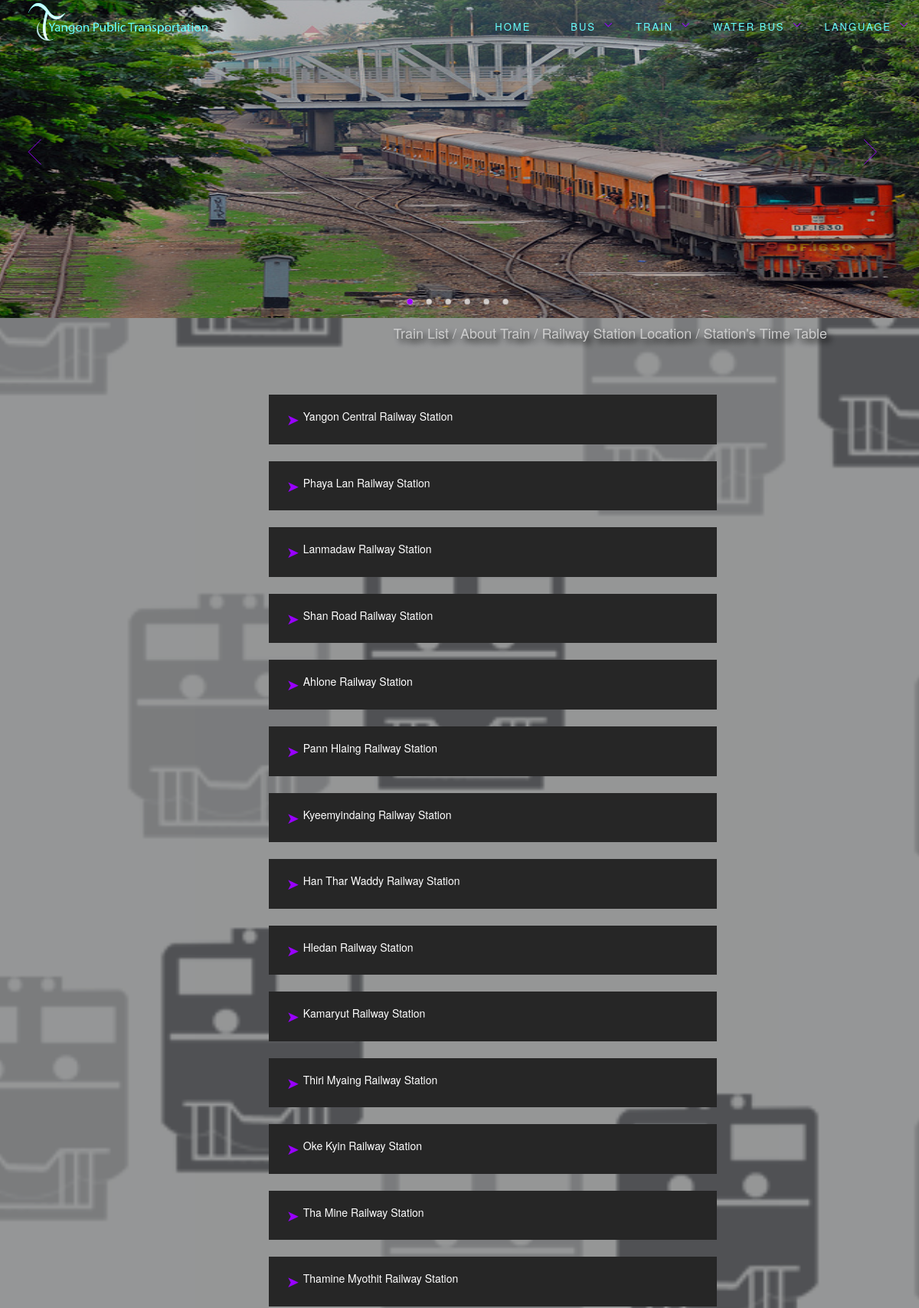
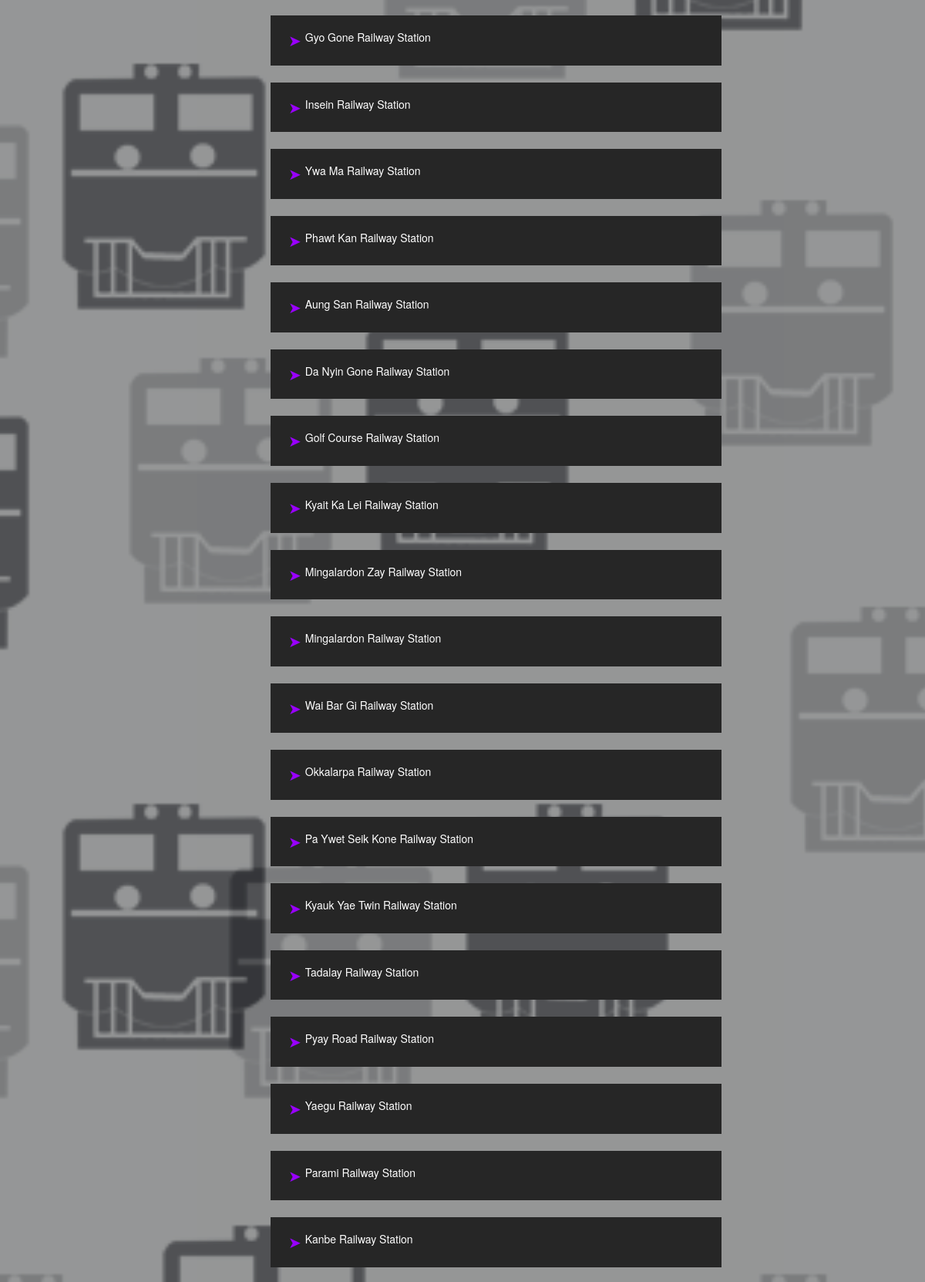
Screenshot of /pages/railwaystationlocation.php (upper part) with the database file from the repository (2 pictures, top to bottom).
### tables this page shows
CREATE TABLE `trainlocation` (
  `stationlocation_id` int(11) NOT NULL,
  `stationlocation_name` varchar(100) NOT NULL,
  `stationlocationname_myanmar` varchar(200) NOT NULL,
  `stationlocation_map` varchar(1000) NOT NULL,
  `station_time_table_left` varchar(3000) NOT NULL,
  `station_time_table_right` varchar(3000) NOT NULL
);

### pages/getquerytrainlocation.php (called while the page is built, shortened)
<?php class RailwayStationLocation extends DataObject {
  public static function getRailwayStationLocation() {
    $conn = parent::connect();
    $sql = "SELECT SQL_CALC_FOUND_ROWS * FROM " . TBL_station_location ;
    try {
       $conn->query("set character_set_results='utf8'");
      $st = $conn->prepare( $sql );      $st->execute();
      $stationlocation = array();
      foreach ( $st->fetchAll() as $row ) {
        $stationlocation[] = new RailwayStationLocation( $row );
      }
      return array( $stationlocation);
    } catch ( PDOException $e ) {
      parent::disconnect( $conn );
      die( "Query failed: " . $e->getMessage() );
    }
  }
}
   ?>

### pages/railwaystationlocation.php (the view, shortened to what this page needs)
<?php
require_once ("DataObject.class.php");
require_once('menu.php');
echo DataObject::trainheader();
require_once( "getquerytrainlocation.php" );
list($stationlocation) = RailwayStationLocation::getRailwayStationLocation();
?>
<section class="trainListBG">
<div class="mainfirst6">
<a href="train.php" class="smallcategorylink"><h4 class="smallcategory">Train List / </a><a href="abouttrain.php" class="smallcategorylink">About Train / </a><a href="railwaystationlocation.php" class="smallcategorylink">Railway Station Location / </a><a href="station_time_table.php" class="smallcategorylink">Station's Time Table </a></h4>
 <div class="container" style="margin-top: 5%;float: left;">
<?php
foreach ( $stationlocation as $stationlocation ) {
?>
  <div class="row wow fadeInLeft" data-wow-delay="0.3s">
      <button class="accordion">
          <?php echo $stationlocation->getValueEncoded( "stationlocation_name" ) ?>
      </button>
</div>
 <?php } ?>
</div>
</section>
<?php echo DataObject::footer(); ?>

### css/main.css (style rules this page uses)
section.trainListBG { height: auto; background:url(../image/bgtrainicon.png); }
section.trainListBG,section.sec4,section.sec5,section.waterbuslListBG,section.sec6,section.busListBG { position: relative; width: 100%; overflow: hidden; -webkit-background-size: cover; -moz-background-size: cover; -o-background-size: cover; background-size: cover; background-attachment: fixed; background-position: center; background-repeat: no-repeat; }
.mainfirst6 { background: rgba(0, 0, 0, 0.4); z-index: 1; }
.traindetail,.waterbusdetail,.busdetail,.mainfirst6 { position:relative; width: 100%; overflow: hidden; min-height: 100% !important; -webkit-background-size: cover; -moz-background-size: cover; -o-background-size: cover; background-size: cover; background-attachment: fixed; background-position: center; background-repeat: no-repeat; }
button.accordion { background-color: #262626; color: #fff; cursor: pointer; padding: 18px; width: 50%; text-align: left; border: none; outline: none; transition: 0.4s; margin-left: 30%; }
button.accordion:after { content: '\027A4'; font-size: 20px; color: #90f; float: left; margin-left: 5px; margin-right: 5px; }
body { background: rgba(0, 0, 0, 0.3); color: #fff; }
body { margin:0; padding: 0; background: #545557; transition: 0.5s; }
.smallcategory { margin-right: 10%;float: right;position: relative;text-decoration: none; }
.smallcategorylink { color: #ccc;;text-decoration: none;transition: 0.2s;text-shadow: 5px 5px 8px #000; }

### rows the page displays
trainlocation: stationlocation_name "Yangon Central Railway Station"
trainlocation: stationlocation_name "Phaya Lan Railway Station"
trainlocation: stationlocation_name "Lanmadaw Railway Station"
trainlocation: stationlocation_name "Shan Road Railway Station"
trainlocation: stationlocation_name "Ahlone Railway Station"
trainlocation: stationlocation_name "Pann Hlaing Railway Station"
trainlocation: stationlocation_name "Kyeemyindaing Railway Station"
trainlocation: stationlocation_name "Han Thar Waddy Railway Station"
trainlocation: stationlocation_name "Hledan Railway Station"
trainlocation: stationlocation_name "Kamaryut Railway Station"
trainlocation: stationlocation_name "Thiri Myaing Railway Station"
trainlocation: stationlocation_name "Oke Kyin Railway Station"
trainlocation: stationlocation_name "Tha Mine Railway Station"
trainlocation: stationlocation_name "Thamine Myothit Railway Station"
trainlocation: stationlocation_name "Gyo Gone Railway Station"
trainlocation: stationlocation_name "Insein Railway Station"
trainlocation: stationlocation_name "Ywa Ma Railway Station"
trainlocation: stationlocation_name "Phawt Kan Railway Station"
trainlocation: stationlocation_name "Aung San Railway Station"
trainlocation: stationlocation_name "Da Nyin Gone Railway Station"
trainlocation: stationlocation_name "Golf Course Railway Station"
trainlocation: stationlocation_name "Kyait Ka Lei Railway Station"
trainlocation: stationlocation_name "Mingalardon Zay Railway Station"
trainlocation: stationlocation_name "Mingalardon Railway Station"
trainlocation: stationlocation_name "Wai Bar Gi Railway Station"
trainlocation: stationlocation_name "Okkalarpa Railway Station"
trainlocation: stationlocation_name "Pa Ywet Seik Kone Railway Station"
trainlocation: stationlocation_name "Kyauk Yae Twin Railway Station"
trainlocation: stationlocation_name "Tadalay Railway Station"
trainlocation: stationlocation_name "Pyay Road Railway Station"
trainlocation: stationlocation_name "Yaegu Railway Station"
trainlocation: stationlocation_name "Parami Railway Station"
trainlocation: stationlocation_name "Kanbe Railway Station"
